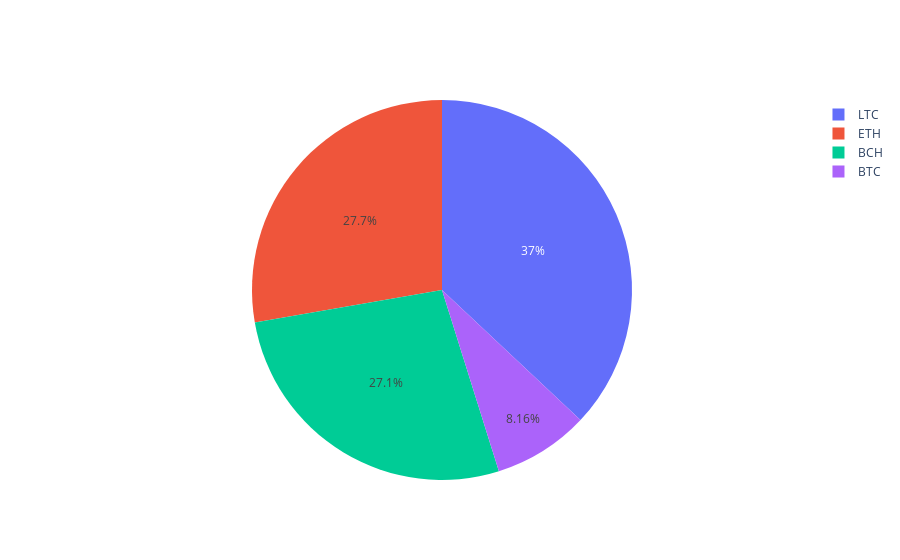

The cell this chart's notebook holds for it:
### Code cell
labels = ['BTC','ETH','LTC','BCH']
values = [0.08155621, 0.27740887, 0.37003299, 0.27100193]

fig = go.Figure(data=[go.Pie(labels=labels, values=values)])
fig.show()

### Figure 1 — Plotly figure (JSON) as saved in the notebook; plotly's stock layout.template omitted (floating-point values rounded to 4 significant figures)
{"data": [{"labels": ["BTC", "ETH", "LTC", "BCH"], "type": "pie", "values": [0.08156, 0.2774, 0.37, 0.271]}], "layout": {}}
